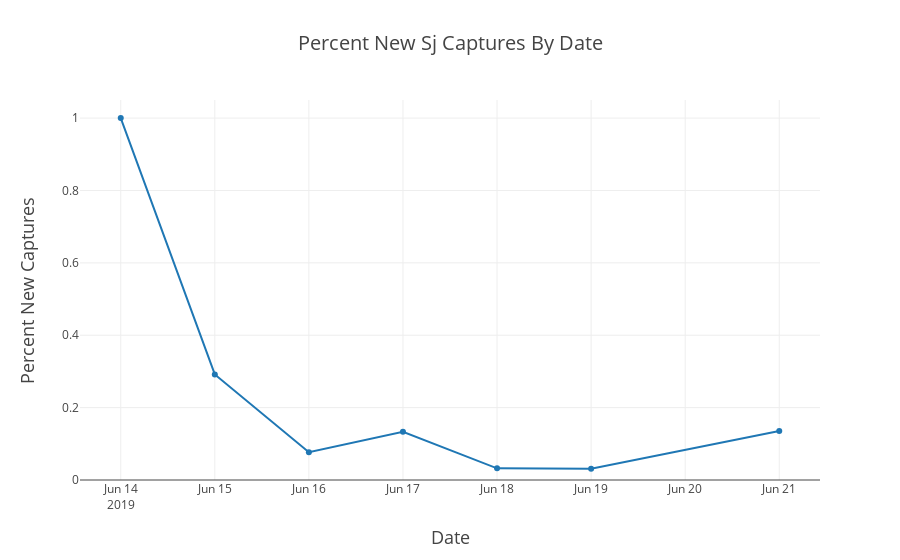

The notebook cell saved with this chart:
### Code cell
species ='Sj'
# from datetime import datetime

PercNew = go.Scatter(x=nCaptures.loc[nCaptures.Species==species].Date, 
                y=nCaptures.loc[nCaptures.Species==species].percNew,
               mode = 'lines+markers',  name = '% New')
data = [PercNew]
layout = go.Layout(
    title = 'Percent New {} Captures By Date'.format(species),
    titlefont = dict(
        size = 20),
    xaxis = dict(
#         dtick = 1,
        title = 'Date',
        titlefont = dict(
            size = 18)),
    yaxis = dict(
        title = 'Percent New Captures',
        titlefont = dict(
            size = 18),
    range=[0,1.05]))
fig = go.Figure(
        data = data,
        layout = layout)
iplot(fig,
         filename = 'Percent New {} Captures By Date for {}.html'.format(species, year))

### Figure 1 — Plotly figure (JSON) as saved in the notebook; plotly's stock layout.template omitted (floating-point values rounded to 4 significant figures)
{"data": [{"mode": "lines+markers", "name": "% New", "type": "scatter", "uid": "9e9bd9f0-633d-402a-afbc-c332608b81d8", "x": ["2019-06-14", "2019-06-15", "2019-06-16", "2019-06-17", "2019-06-18", "2019-06-19", "2019-06-21", "2019-06-20"], "y": [1, 0.2917, 0.07692, 0.1333, 0.03226, 0.03125, 0.1351, null]}], "layout": {"title": {"font": {"size": 20}, "text": "Percent New Sj Captures By Date"}, "xaxis": {"title": {"font": {"size": 18}, "text": "Date"}}, "yaxis": {"range": [0, 1.05], "title": {"font": {"size": 18}, "text": "Percent New Captures"}}}}
